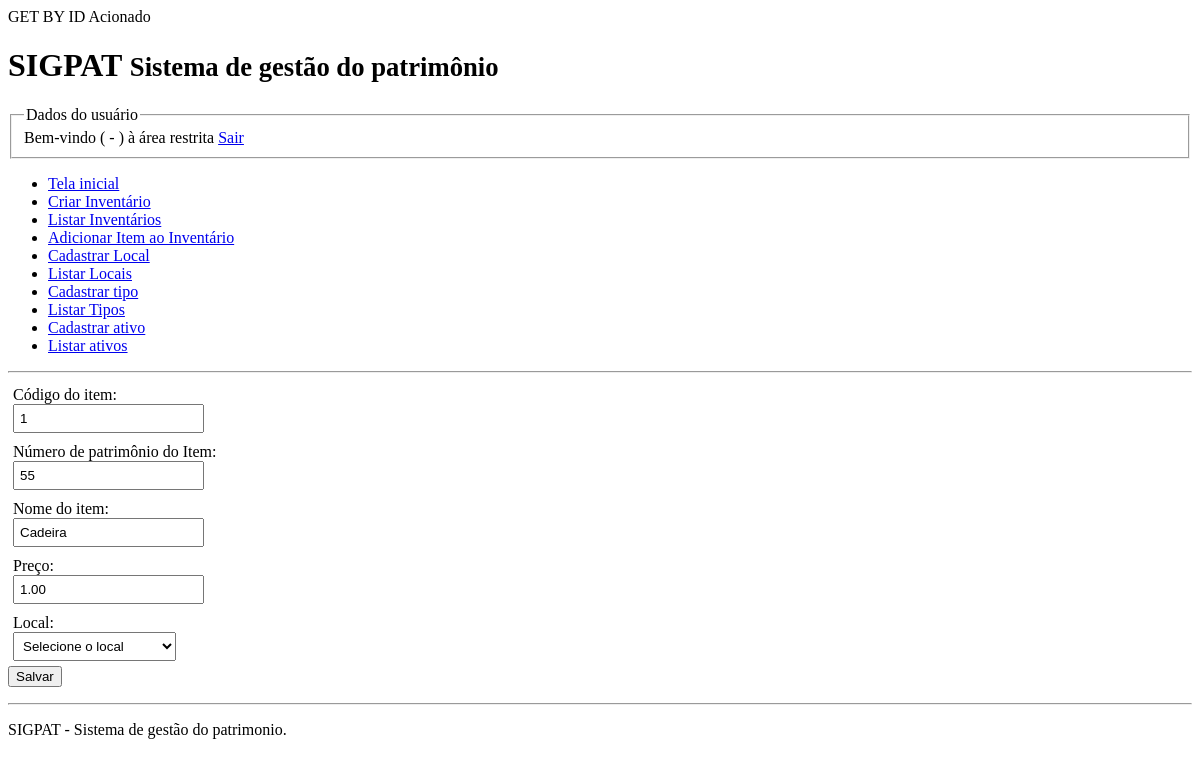
/modulos/itens/cadastrar_item.php?cod_item=1, run on an earlier commit of the app's database.
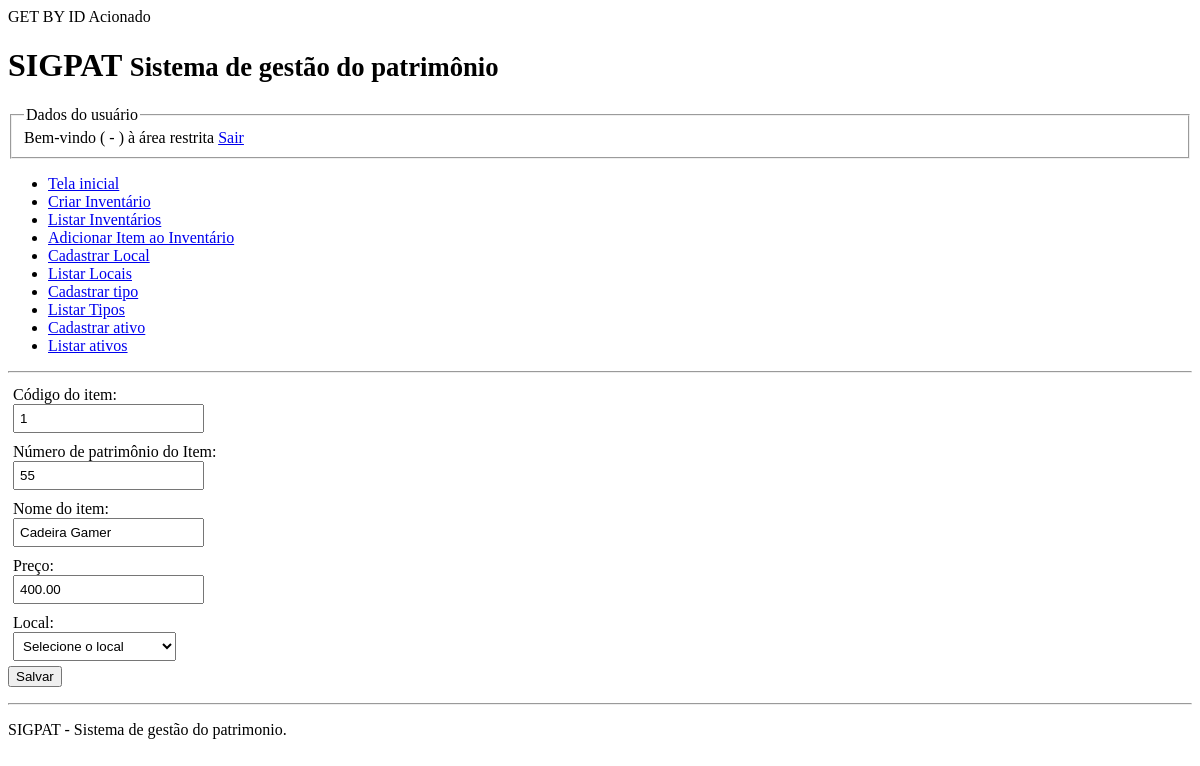
And on a later commit of the database.
### tables this page shows
CREATE TABLE `itens` (
  `cod_item` int NOT NULL,
  `numpat_item` int NOT NULL,
  `cod_local` int DEFAULT NULL,
  `nome_item` varchar(255) DEFAULT NULL,
  `preco_item` decimal(10,2) DEFAULT NULL
);

### DAO/MySQL.php (called while the page is built)
<?php
class Mysql extends PDO {
    private $host = "localhost";
    private $usuario="root";
    private $senha="";
    private $db="aula01tiagoas";
    private $opcoes = array(PDO::ATTR_ERRMODE => PDO::ERRMODE_EXCEPTION);
    public function __construct()
    {
        $dsn = "mysql:host=" . $this->host . ";dbname=" . $this->db;
        return parent::__construct($dsn, $this->usuario, $this->senha, $this->opcoes);
    }
}

### DAO/ItemDAO.php (called while the page is built, shortened)
<?php
class ItemDAO {
    private $conexao;
     public function __construct()
     {
        include_once 'MySQL.php';
        $this->conexao = new Mysql();
     }
    public function getById($cod_item) {
        $stmt = $this->conexao->prepare("SELECT * FROM itens WHERE cod_item = ?");
        $stmt->bindValue(1, $cod_item);
        $stmt->execute();
        return $stmt->fetchObject();
    }
}

### modulos/itens/cadastrar_item.php (the view, shortened to what this page needs)
<?php
try {
    if(isset($_GET['cod_item']))
    {
        include "../../DAO/ItemDAO.php";
        $item_dao = new ItemDAO();
        $dados_item = $item_dao->getById($_GET["cod_item"]);
    }
} catch(Exception $e) {
    echo $e->getMessage();
}
?>
<html>
    <head>
    </head>
    <body>
        <?php include '../../includes/cabecalho.php' ?>
        <main>
            <form method="post" action="cadastrar_item.php?salvar=true">
            <label> Código do item:
                        <input name="cod_item" value="<?= isset($dados_item) ? $dados_item->cod_item : NULL ?>" type="text" readonly/>
                    </label>
            <label> Número de patrimônio do Item:
                        <input name="numpat_item" type="number"  value="<?= isset($dados_item) ? $dados_item->numpat_item : NULL ?>" />
                    </label>
            <label>Nome do item:
                <input name="nome_item" type="text" value="<?= isset($dados_item) ? $dados_item->nome_item : NULL ?>"/>
            </label>
            <label>Preço:
                <input name="preco_item" type="number" value="<?= isset($dados_item) ? $dados_item->preco_item : NULL ?>"/>
            </label>
            <label> Local:
                <select name="cod_local">
                    <option>Selecione o local</option>
                </select>
            </label>
            <button type="submit"> Salvar </button>
            </form>
        </main>
        <?php include '../../includes/rodape.php' ?>
    </body>
</html>

What changed in the data, as far as the page shows it:
changed itens id 1: nome_item "Cadeira" → "Cadeira Gamer"; preco_item "1.00" → "400.00"
